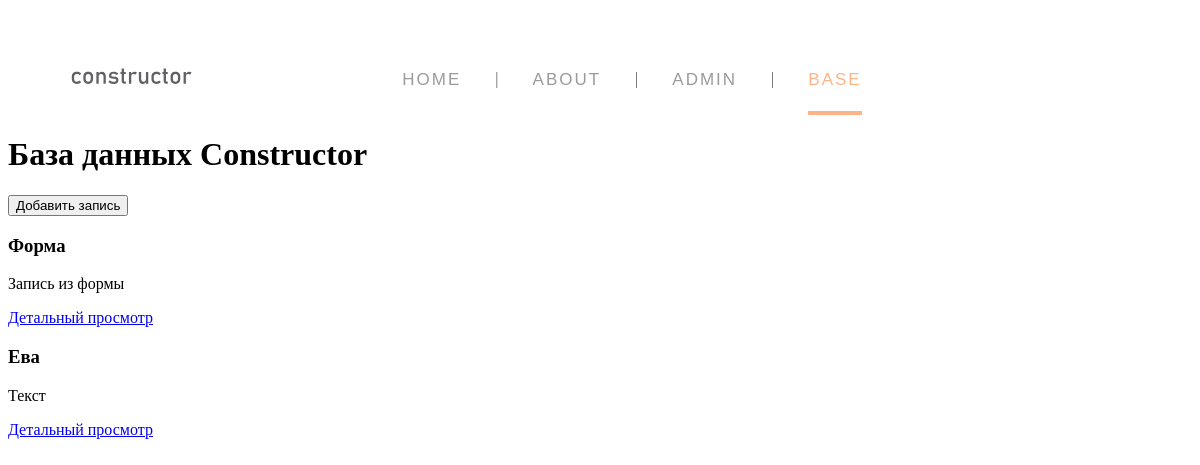
The app's page /base/, older data.
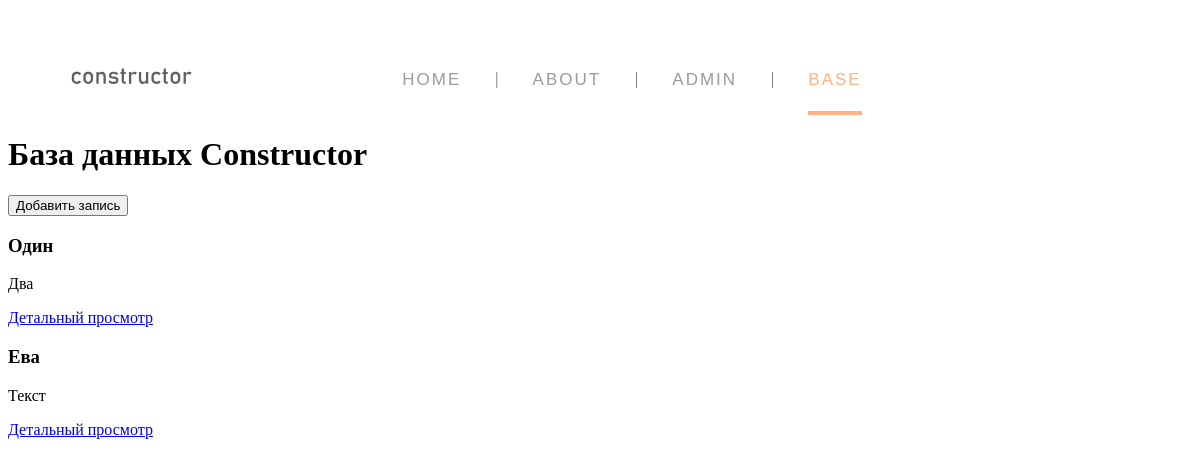
The same page, newer data.
### base/models.py (models this page shows, shortened)
class Constructor(models.Model):
    title = models.CharField('Название', max_length=50, default='')
    full_text = models.TextField('Полный текст')
    date = models.DateTimeField('Дата публикации')
    class Meta:
        verbose_name = 'Конструктор'
        verbose_name_plural = 'Конструкторы'

### base/views.py (the view)
# urls.py: path('', views.index, name='base'),
def index(request):
    all_object = Constructor.objects.order_by('-date')
    return render(request, 'base/base_index.html', {'all_object': all_object})

### base/templates/base/base_index.html (shortened to what this page needs)
{% extends 'main_site/pattern.html' %}
{% block base %}current{% endblock %}
{% block content %}
    <div class="sec">
        <h1>База данных Constructor</h1>
        <a href="{% url 'create' %}">
            <button>Добавить запись</button>
        </a>
    </div>
    {% if all_object %}
        {% for el in all_object %}
            <div>
                <h3>{{el.title}}</h3>
                <p>{{el.full_text}}</p>
                <a href="{% url 'base_detail' el.id %}" class="">Детальный просмотр</a>
            </div>
        {% endfor %}
    {% else %}
        <p>В таблице записей нет</p>
    {% endif %}
{% endblock %}

### main_site/templates/main_site/pattern.html (shortened to what this page needs)
{% load static %}
<!doctype html>
<html lang="en">
<head>
    <link rel="stylesheet" href="{% static 'main_site/css/style.css' %}">
</head>
<body>
    <aside>
        <ul class="menu-main">
            <a href="{% url 'home' %}"><img src="{% static 'main_site/img/2.svg' %}" alt="" class="logo"></a>
            <li><a href="{% url 'home' %}" class="{% block home%}{% endblock %}">Home</a></li>
            <li><a href="{% url 'about' %}" class="{% block about%}{% endblock %}">About</a></li>
            <li><a href="admin/" class="{% block db%}{% endblock %}">Admin</a></li>
            <li><a href="{% url 'base' %}" class="{% block base%}{% endblock %}">Base</a></li>
        </ul>
    </aside>
    <main>
        {% block content%}
        {% endblock %}
    </main>
</body>
</html>

### main_site/static/main_site/css/style.css (style rules this page uses)
img { height: 50px; weight: 50px; }
.logo { position: absolute; height: 70px; left: -300px; bottom: -30px; padding: 4px; }
.menu-main { list-style: none; margin: 40px 0 5px; padding: 25px 0 5px; text-align: center; background: white; }
.menu-main li { display: inline-block; }
.menu-main li:after { content: "|"; color: #606060; display: inline-block; vertical-align:top; }
.menu-main li:last-child:after { content: none; }
.menu-main a { text-decoration: none; font-family: 'Ubuntu Condensed', sans-serif; letter-spacing: 2px; position: relative; padding-bottom: 20px; margin: 0 34px 0 30px; font-size: 17px; text-transform: uppercase; display: inline-block; transition: color .2s; }
.menu-main a, .menu-main a:visited { color: #9d999d; }
.menu-main a.current, .menu-main a:hover { color: #feb386; }
.menu-main a:before, .menu-main a:after { content: ""; position: absolute; height: 4px; top: auto; right: 50%; bottom: -5px; left: 50%; background: #feb386; transition: .8s; }
.menu-main a:hover:before, .menu-main .current:before { left: 0; }
.menu-main a:hover:after, .menu-main .current:after { right: 0; }

Row changes from the older to the newer data that the page shows:
removed Constructor: title "Форма", full_text "Запись из формы"
added Constructor: title "Один", full_text "Два"
